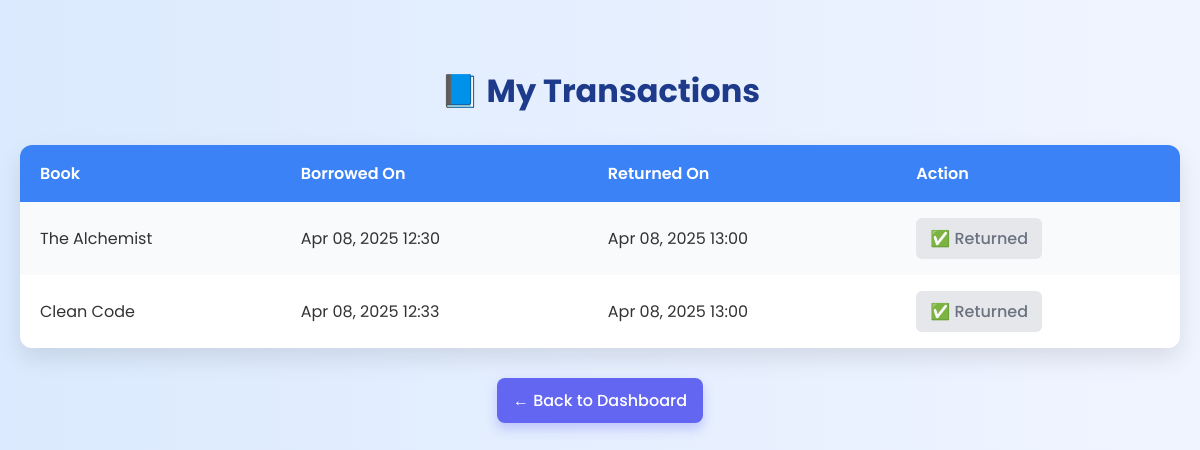
/transactions/my/ (signed in), run on the app's committed database.
### transactions/models.py (models this page shows, shortened)
class Transaction(models.Model):
    user = models.ForeignKey(settings.AUTH_USER_MODEL, on_delete=models.CASCADE)
    book = models.ForeignKey(Book, on_delete=models.CASCADE)
    borrow_date = models.DateTimeField(auto_now_add=True)
    return_date = models.DateTimeField(null=True, blank=True)

### books/models.py (models this page shows, shortened)
class Book(models.Model):
    title = models.CharField(max_length=255)
    author = models.CharField(max_length=255)
    category = models.CharField(max_length=100)
    isbn = models.CharField(max_length=20, unique=True)
    copies_available = models.PositiveIntegerField(default=1)

### transactions/views.py (the view)
# urls.py: path('my/', views.my_transactions, name='my_transactions'),
@login_required
def my_transactions(request):
    transactions = Transaction.objects.filter(user=request.user)
    return render(request, 'transactions/my_transactions.html', {'transactions': transactions})

### transactions/templates/transactions/my_transactions.html (shortened to what this page needs)
<!DOCTYPE html>
<html>
<head>
</head>
<body>
    <h2>📘 My Transactions</h2>
    {% if transactions %}
    <table>
        <tr>
            <th>Book</th>
            <th>Borrowed On</th>
            <th>Returned On</th>
            <th>Action</th>
        </tr>
        {% for tx in transactions %}
        <tr>
            <td>{{ tx.book.title }}</td>
            <td>{{ tx.borrow_date|date:"M d, Y H:i" }}</td>
            <td>
                {% if tx.return_date %}
                    {{ tx.return_date|date:"M d, Y H:i" }}
                {% else %}
                    <span class="status-not-returned">Not Returned</span>
                {% endif %}
            </td>
            <td>
                {% if not tx.return_date %}
                    {% if user.is_staff %}
                        <a href="{% url 'return_book' tx.pk %}" class="btn-return">🔁 Return</a>
                    {% else %}
                        <span class="btn-disabled">⏳ Pending</span>
                    {% endif %}
                {% else %}
                    <span class="btn-disabled">✅ Returned</span>
                {% endif %}
            </td>
        </tr>
        {% endfor %}
    </table>
    {% else %}
        <p>🚫 You have no transactions yet.</p>
    {% endif %}
    <div style="text-align:center;">
        <a href="{% url 'dashboard' %}" class="back-link">← Back to Dashboard</a>
    </div>
</body>
</html>

### transactions/templates/transactions/my_transactions.html (style rules this page uses)
body { font-family: 'Poppins', sans-serif; background: linear-gradient(to right, #dbeafe, #f0f4ff); margin: 0; padding: 40px 20px; color: #333; }
h2 { text-align: center; font-size: 32px; color: #1e3a8a; margin-bottom: 30px; }
table { width: 100%; border-collapse: collapse; background: #ffffff; border-radius: 12px; overflow: hidden; box-shadow: 0 10px 25px rgba(0,0,0,0.1); }
th, td { padding: 16px 20px; text-align: left; }
th { background-color: #3b82f6; color: white; font-weight: 600; font-size: 16px; }
tr:nth-child(even) { background-color: #f9fafb; }
.btn-disabled { display: inline-block; padding: 8px 14px; background-color: #e5e7eb; color: #6b7280; border-radius: 6px; font-weight: 500; }
.back-link { display: inline-block; margin-top: 30px; padding: 10px 16px; background-color: #6366f1; color: white; border-radius: 8px; text-decoration: none; font-weight: 500; box-shadow: 0 6px 12px rgba(99, 102, 241, 0.3); transition: background-color 0.3s; }

### data on the page
Transaction: book "The Alchemist", borrow_date "Apr 08, 2025 12:30", return_date "Apr 08, 2025 13:00", shows "✅ Returned"
Transaction: book "Clean Code", borrow_date "Apr 08, 2025 12:33", return_date "Apr 08, 2025 13:00", shows "✅ Returned"
